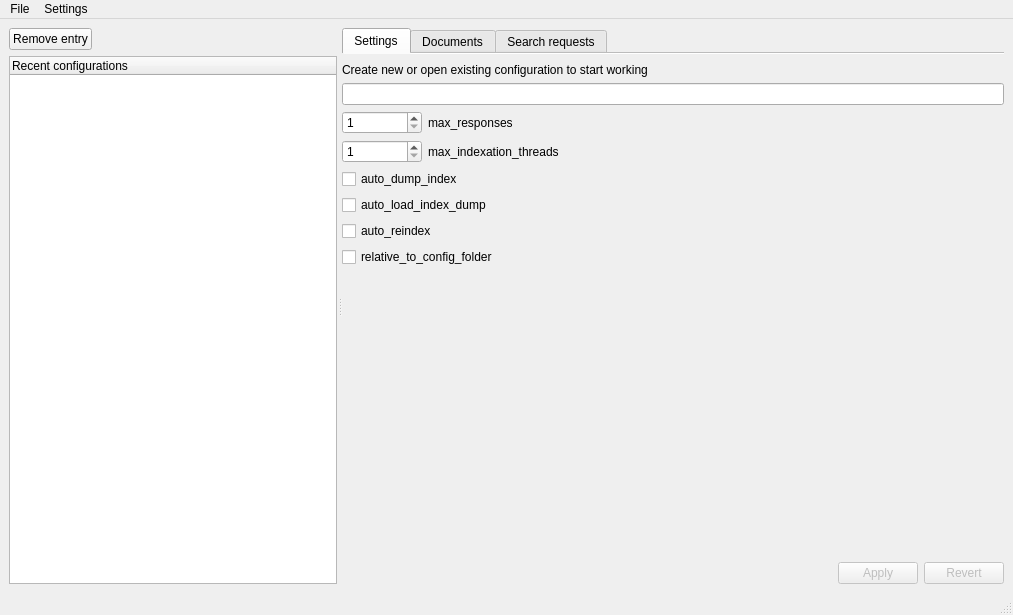
<?xml version="1.0" encoding="UTF-8"?>
<ui version="4.0">
 <class>MainWindow</class>
 <widget class="QMainWindow" name="MainWindow">
  <property name="geometry">
   <rect>
    <x>0</x>
    <y>0</y>
    <width>1013</width>
    <height>615</height>
   </rect>
  </property>
  <property name="windowTitle">
   <string>MainWindow</string>
  </property>
  <widget class="QWidget" name="centralwidget">
   <layout class="QGridLayout" name="gridLayout_4">
    <item row="0" column="0">
     <widget class="QSplitter" name="splitter">
      <property name="lineWidth">
       <number>1</number>
      </property>
      <property name="orientation">
       <enum>Qt::Horizontal</enum>
      </property>
      <property name="handleWidth">
       <number>5</number>
      </property>
      <property name="childrenCollapsible">
       <bool>false</bool>
      </property>
      <widget class="QFrame" name="frame_recentConfigs">
       <property name="sizePolicy">
        <sizepolicy hsizetype="Expanding" vsizetype="Expanding">
         <horstretch>0</horstretch>
         <verstretch>0</verstretch>
        </sizepolicy>
       </property>
       <property name="frameShape">
        <enum>QFrame::NoFrame</enum>
       </property>
       <property name="frameShadow">
        <enum>QFrame::Plain</enum>
       </property>
       <layout class="QGridLayout" name="gridLayout_3">
        <property name="leftMargin">
         <number>0</number>
        </property>
        <property name="topMargin">
         <number>0</number>
        </property>
        <property name="rightMargin">
         <number>0</number>
        </property>
        <property name="bottomMargin">
         <number>0</number>
        </property>
        <item row="0" column="0">
         <layout class="QVBoxLayout" name="verticalLayout_3">
          <item>
           <layout class="QHBoxLayout" name="horizontalLayout">
            <item>
             <widget class="QPushButton" name="pushButton_removeRecentConfigEntry">
              <property name="text">
               <string>Remove entry</string>
              </property>
             </widget>
            </item>
            <item>
             <spacer name="horizontalSpacer_5">
              <property name="orientation">
               <enum>Qt::Horizontal</enum>
              </property>
              <property name="sizeHint" stdset="0">
               <size>
                <width>40</width>
                <height>20</height>
               </size>
              </property>
             </spacer>
            </item>
           </layout>
          </item>
          <item>
           <widget class="QTableWidget" name="tableRecentConfigs">
            <property name="sizePolicy">
             <sizepolicy hsizetype="Minimum" vsizetype="Expanding">
              <horstretch>0</horstretch>
              <verstretch>0</verstretch>
             </sizepolicy>
            </property>
            <property name="editTriggers">
             <set>QAbstractItemView::NoEditTriggers</set>
            </property>
            <property name="rowCount">
             <number>0</number>
            </property>
            <property name="columnCount">
             <number>1</number>
            </property>
            <attribute name="horizontalHeaderStretchLastSection">
             <bool>true</bool>
            </attribute>
            <column>
             <property name="text">
              <string>Recent configurations</string>
             </property>
             <property name="textAlignment">
              <set>AlignLeading|AlignBottom</set>
             </property>
            </column>
           </widget>
          </item>
         </layout>
        </item>
       </layout>
      </widget>
      <widget class="QTabWidget" name="tabWidget">
       <property name="enabled">
        <bool>true</bool>
       </property>
       <property name="currentIndex">
        <number>0</number>
       </property>
       <property name="elideMode">
        <enum>Qt::ElideNone</enum>
       </property>
       <property name="documentMode">
        <bool>true</bool>
       </property>
       <widget class="QWidget" name="tabSettings">
        <property name="enabled">
         <bool>true</bool>
        </property>
        <property name="layoutDirection">
         <enum>Qt::LeftToRight</enum>
        </property>
        <attribute name="title">
         <string>Settings</string>
        </attribute>
        <layout class="QGridLayout" name="gridLayout_2">
         <property name="leftMargin">
          <number>0</number>
         </property>
         <property name="rightMargin">
          <number>0</number>
         </property>
         <property name="bottomMargin">
          <number>0</number>
         </property>
         <item row="0" column="0">
          <layout class="QVBoxLayout" name="verticalLayout">
           <property name="sizeConstraint">
            <enum>QLayout::SetDefaultConstraint</enum>
           </property>
           <item>
            <widget class="QLabel" name="labelConfigFilepath">
             <property name="text">
              <string>Create new or open existing configuration to start working</string>
             </property>
            </widget>
           </item>
           <item>
            <widget class="QLineEdit" name="lineEdit_ConfigName"/>
           </item>
           <item>
            <layout class="QHBoxLayout" name="horizontalLayout_2">
             <property name="spacing">
              <number>6</number>
             </property>
             <property name="sizeConstraint">
              <enum>QLayout::SetDefaultConstraint</enum>
             </property>
             <item>
              <widget class="QSpinBox" name="spinBox_max_responses">
               <property name="sizePolicy">
                <sizepolicy hsizetype="Minimum" vsizetype="Fixed">
                 <horstretch>0</horstretch>
                 <verstretch>0</verstretch>
                </sizepolicy>
               </property>
               <property name="minimumSize">
                <size>
                 <width>80</width>
                 <height>0</height>
                </size>
               </property>
               <property name="minimum">
                <number>1</number>
               </property>
               <property name="maximum">
                <number>50</number>
               </property>
              </widget>
             </item>
             <item>
              <widget class="QLabel" name="label">
               <property name="text">
                <string>max_responses</string>
               </property>
              </widget>
             </item>
             <item>
              <spacer name="horizontalSpacer_2">
               <property name="orientation">
                <enum>Qt::Horizontal</enum>
               </property>
               <property name="sizeHint" stdset="0">
                <size>
                 <width>40</width>
                 <height>20</height>
                </size>
               </property>
              </spacer>
             </item>
            </layout>
           </item>
           <item>
            <layout class="QHBoxLayout" name="horizontalLayout_3">
             <item>
              <widget class="QSpinBox" name="spinBox_max_indexation_threads">
               <property name="minimumSize">
                <size>
                 <width>80</width>
                 <height>0</height>
                </size>
               </property>
               <property name="minimum">
                <number>1</number>
               </property>
               <property name="maximum">
                <number>40</number>
               </property>
              </widget>
             </item>
             <item>
              <widget class="QLabel" name="label_2">
               <property name="text">
                <string>max_indexation_threads</string>
               </property>
              </widget>
             </item>
             <item>
              <spacer name="horizontalSpacer_3">
               <property name="orientation">
                <enum>Qt::Horizontal</enum>
               </property>
               <property name="sizeHint" stdset="0">
                <size>
                 <width>40</width>
                 <height>20</height>
                </size>
               </property>
              </spacer>
             </item>
            </layout>
           </item>
           <item>
            <widget class="QCheckBox" name="checkBox_auto_dump_index">
             <property name="text">
              <string>auto_dump_index</string>
             </property>
            </widget>
           </item>
           <item>
            <widget class="QCheckBox" name="checkBox_auto_load_index_dump">
             <property name="text">
              <string>auto_load_index_dump</string>
             </property>
            </widget>
           </item>
           <item>
            <widget class="QCheckBox" name="checkBox_auto_reindex">
             <property name="text">
              <string>auto_reindex</string>
             </property>
            </widget>
           </item>
           <item>
            <widget class="QCheckBox" name="checkBox_relative_to_config_folder">
             <property name="text">
              <string>relative_to_config_folder</string>
             </property>
            </widget>
           </item>
           <item>
            <spacer name="verticalSpacer">
             <property name="orientation">
              <enum>Qt::Vertical</enum>
             </property>
             <property name="sizeHint" stdset="0">
              <size>
               <width>20</width>
               <height>40</height>
              </size>
             </property>
            </spacer>
           </item>
           <item>
            <layout class="QHBoxLayout" name="horizontalLayout_4">
             <item>
              <spacer name="horizontalSpacer">
               <property name="orientation">
                <enum>Qt::Horizontal</enum>
               </property>
               <property name="sizeHint" stdset="0">
                <size>
                 <width>40</width>
                 <height>20</height>
                </size>
               </property>
              </spacer>
             </item>
             <item>
              <widget class="QPushButton" name="pushButton_applyConfigChanges">
               <property name="enabled">
                <bool>false</bool>
               </property>
               <property name="text">
                <string>Apply</string>
               </property>
               <property name="checkable">
                <bool>false</bool>
               </property>
              </widget>
             </item>
             <item>
              <widget class="QPushButton" name="pushButton_revertConfigChanges">
               <property name="enabled">
                <bool>false</bool>
               </property>
               <property name="text">
                <string>Revert</string>
               </property>
              </widget>
             </item>
            </layout>
           </item>
          </layout>
         </item>
        </layout>
       </widget>
       <widget class="QWidget" name="tabDocuments">
        <attribute name="title">
         <string>Documents</string>
        </attribute>
        <layout class="QHBoxLayout" name="horizontalLayout_8">
         <property name="leftMargin">
          <number>0</number>
         </property>
         <property name="rightMargin">
          <number>0</number>
         </property>
         <property name="bottomMargin">
          <number>0</number>
         </property>
         <item>
          <layout class="QVBoxLayout" name="verticalLayout_2">
           <item>
            <layout class="QHBoxLayout" name="horizontalLayout_5">
             <item>
              <widget class="QToolButton" name="toolButton_documentActions">
               <property name="enabled">
                <bool>false</bool>
               </property>
               <property name="sizePolicy">
                <sizepolicy hsizetype="Minimum" vsizetype="Minimum">
                 <horstretch>0</horstretch>
                 <verstretch>0</verstretch>
                </sizepolicy>
               </property>
               <property name="minimumSize">
                <size>
                 <width>150</width>
                 <height>0</height>
                </size>
               </property>
               <property name="text">
                <string>Document actions...</string>
               </property>
               <property name="checkable">
                <bool>false</bool>
               </property>
               <property name="popupMode">
                <enum>QToolButton::InstantPopup</enum>
               </property>
               <property name="autoRaise">
                <bool>false</bool>
               </property>
              </widget>
             </item>
             <item>
              <spacer name="horizontalSpacer_4">
               <property name="orientation">
                <enum>Qt::Horizontal</enum>
               </property>
               <property name="sizeHint" stdset="0">
                <size>
                 <width>40</width>
                 <height>20</height>
                </size>
               </property>
              </spacer>
             </item>
             <item>
              <widget class="QLabel" name="label_IndexationTooltip">
               <property name="text">
                <string>|</string>
               </property>
              </widget>
             </item>
             <item>
              <widget class="QPushButton" name="pushButton_DumpIndex">
               <property name="enabled">
                <bool>false</bool>
               </property>
               <property name="text">
                <string>Dump index</string>
               </property>
              </widget>
             </item>
             <item>
              <widget class="QPushButton" name="pushButton_LoadIndex">
               <property name="enabled">
                <bool>false</bool>
               </property>
               <property name="text">
                <string>Load index</string>
               </property>
              </widget>
             </item>
            </layout>
           </item>
           <item>
            <widget class="QTableWidget" name="tableDocuments">
             <property name="editTriggers">
              <set>QAbstractItemView::NoEditTriggers</set>
             </property>
             <property name="selectionBehavior">
              <enum>QAbstractItemView::SelectRows</enum>
             </property>
             <attribute name="horizontalHeaderDefaultSectionSize">
              <number>120</number>
             </attribute>
             <attribute name="horizontalHeaderStretchLastSection">
              <bool>true</bool>
             </attribute>
             <column>
              <property name="text">
               <string>Filename</string>
              </property>
             </column>
             <column>
              <property name="text">
               <string comment="Indexed" extracomment="Document have been indexed">Ind.</string>
              </property>
              <property name="toolTip">
               <string comment="Indexed" extracomment="Document have been indexed">&lt;html&gt;&lt;head/&gt;&lt;body&gt;&lt;p&gt;Document have been indexed&lt;/p&gt;&lt;/body&gt;&lt;/html&gt;</string>
              </property>
              <property name="whatsThis">
               <string comment="Indexed" extracomment="Document have been indexed">&lt;html&gt;&lt;head/&gt;&lt;body&gt;&lt;p&gt;Document have been indexed&lt;/p&gt;&lt;/body&gt;&lt;/html&gt;</string>
              </property>
             </column>
             <column>
              <property name="text">
               <string comment="Indexation ongoing" extracomment="Indexation of this document is in progress">Ind. on.</string>
              </property>
              <property name="toolTip">
               <string comment="Indexation ongoing" extracomment="Indexation of this document is in progress">&lt;html&gt;&lt;head/&gt;&lt;body&gt;&lt;p&gt;Indexation of this document is in progress&lt;/p&gt;&lt;/body&gt;&lt;/html&gt;</string>
              </property>
              <property name="whatsThis">
               <string comment="Indexation ongoing" extracomment="Indexation of this document is in progress">&lt;html&gt;&lt;head/&gt;&lt;body&gt;&lt;p&gt;Indexation of this document is in progress&lt;/p&gt;&lt;/body&gt;&lt;/html&gt;</string>
              </property>
             </column>
             <column>
              <property name="text">
               <string>Index date</string>
              </property>
             </column>
             <column>
              <property name="text">
               <string>Error description</string>
              </property>
             </column>
            </widget>
           </item>
          </layout>
         </item>
        </layout>
       </widget>
       <widget class="QWidget" name="tabRequests">
        <attribute name="title">
         <string>Search requests</string>
        </attribute>
        <layout class="QGridLayout" name="gridLayout">
         <property name="leftMargin">
          <number>0</number>
         </property>
         <property name="rightMargin">
          <number>0</number>
         </property>
         <property name="bottomMargin">
          <number>0</number>
         </property>
         <item row="0" column="0">
          <layout class="QVBoxLayout" name="verticalLayout_5">
           <item>
            <layout class="QHBoxLayout" name="horizontalLayout_7" stretch="0,0">
             <property name="sizeConstraint">
              <enum>QLayout::SetDefaultConstraint</enum>
             </property>
             <item>
              <widget class="QLineEdit" name="lineEdit_request">
               <property name="placeholderText">
                <string>Enter request</string>
               </property>
              </widget>
             </item>
             <item>
              <widget class="QPushButton" name="pushButton_processRequests">
               <property name="enabled">
                <bool>false</bool>
               </property>
               <property name="text">
                <string>Process</string>
               </property>
              </widget>
             </item>
            </layout>
           </item>
           <item>
            <widget class="QSplitter" name="splitter_3">
             <property name="sizePolicy">
              <sizepolicy hsizetype="Expanding" vsizetype="Expanding">
               <horstretch>0</horstretch>
               <verstretch>0</verstretch>
              </sizepolicy>
             </property>
             <property name="orientation">
              <enum>Qt::Horizontal</enum>
             </property>
             <property name="childrenCollapsible">
              <bool>false</bool>
             </property>
             <widget class="QTableWidget" name="tableRequestsStory">
              <property name="enabled">
               <bool>true</bool>
              </property>
              <property name="sizePolicy">
               <sizepolicy hsizetype="Expanding" vsizetype="Expanding">
                <horstretch>0</horstretch>
                <verstretch>0</verstretch>
               </sizepolicy>
              </property>
              <property name="minimumSize">
               <size>
                <width>100</width>
                <height>0</height>
               </size>
              </property>
              <property name="baseSize">
               <size>
                <width>100</width>
                <height>0</height>
               </size>
              </property>
              <property name="editTriggers">
               <set>QAbstractItemView::NoEditTriggers</set>
              </property>
              <attribute name="horizontalHeaderStretchLastSection">
               <bool>true</bool>
              </attribute>
              <column>
               <property name="text">
                <string>Recent requests</string>
               </property>
               <property name="textAlignment">
                <set>AlignLeading|AlignBottom</set>
               </property>
              </column>
             </widget>
             <widget class="QWidget" name="verticalLayoutWidget_2">
              <layout class="QVBoxLayout" name="verticalLayout_4">
               <item>
                <layout class="QHBoxLayout" name="horizontalLayout_6">
                 <item>
                  <widget class="QLabel" name="label_requestDate">
                   <property name="text">
                    <string>Request processed at </string>
                   </property>
                  </widget>
                 </item>
                </layout>
               </item>
               <item>
                <widget class="QTableWidget" name="tableAnswers">
                 <property name="sizePolicy">
                  <sizepolicy hsizetype="Expanding" vsizetype="Expanding">
                   <horstretch>1</horstretch>
                   <verstretch>0</verstretch>
                  </sizepolicy>
                 </property>
                 <property name="editTriggers">
                  <set>QAbstractItemView::NoEditTriggers</set>
                 </property>
                 <attribute name="horizontalHeaderDefaultSectionSize">
                  <number>100</number>
                 </attribute>
                 <attribute name="horizontalHeaderStretchLastSection">
                  <bool>true</bool>
                 </attribute>
                 <column>
                  <property name="text">
                   <string>Document</string>
                  </property>
                 </column>
                 <column>
                  <property name="text">
                   <string>Relative index</string>
                  </property>
                 </column>
                </widget>
               </item>
              </layout>
             </widget>
            </widget>
           </item>
          </layout>
         </item>
        </layout>
       </widget>
      </widget>
     </widget>
    </item>
   </layout>
  </widget>
  <widget class="QMenuBar" name="menubar">
   <property name="geometry">
    <rect>
     <x>0</x>
     <y>0</y>
     <width>1013</width>
     <height>21</height>
    </rect>
   </property>
   <widget class="QMenu" name="menuSettins">
    <property name="title">
     <string>Settings</string>
    </property>
    <addaction name="actionShow_recent_configurations"/>
    <addaction name="actionShow_recent_requests"/>
    <addaction name="actionDisplay_full_filenames"/>
   </widget>
   <widget class="QMenu" name="menuFile">
    <property name="title">
     <string>File</string>
    </property>
    <addaction name="actionNew_configuration"/>
    <addaction name="actionOpen_configuration"/>
    <addaction name="actionSave_as"/>
    <addaction name="separator"/>
    <addaction name="actionExit"/>
   </widget>
   <addaction name="menuFile"/>
   <addaction name="menuSettins"/>
  </widget>
  <widget class="QStatusBar" name="statusbar"/>
  <action name="actionShow_recent_configurations">
   <property name="checkable">
    <bool>true</bool>
   </property>
   <property name="checked">
    <bool>true</bool>
   </property>
   <property name="text">
    <string>Show recent configurations</string>
   </property>
  </action>
  <action name="actionShow_recent_requests">
   <property name="checkable">
    <bool>true</bool>
   </property>
   <property name="checked">
    <bool>true</bool>
   </property>
   <property name="text">
    <string>Show recent requests</string>
   </property>
  </action>
  <action name="actionOpen_configuration">
   <property name="text">
    <string>Open configuration</string>
   </property>
  </action>
  <action name="actionSave_as">
   <property name="enabled">
    <bool>false</bool>
   </property>
   <property name="text">
    <string>Save configuration as...</string>
   </property>
  </action>
  <action name="actionShow_console_messages">
   <property name="checkable">
    <bool>true</bool>
   </property>
   <property name="checked">
    <bool>true</bool>
   </property>
   <property name="text">
    <string>Show console messages</string>
   </property>
  </action>
  <action name="actionShow_tooltips">
   <property name="checkable">
    <bool>true</bool>
   </property>
   <property name="checked">
    <bool>true</bool>
   </property>
   <property name="text">
    <string>Show tooltips</string>
   </property>
  </action>
  <action name="actionNew_configuration">
   <property name="text">
    <string>New configuration</string>
   </property>
  </action>
  <action name="actionExit">
   <property name="text">
    <string>Exit</string>
   </property>
  </action>
  <action name="actionDisplay_full_filenames">
   <property name="checkable">
    <bool>true</bool>
   </property>
   <property name="checked">
    <bool>true</bool>
   </property>
   <property name="text">
    <string>Display full filenames</string>
   </property>
  </action>
 </widget>
 <resources/>
 <connections>
  <connection>
   <sender>actionShow_recent_configurations</sender>
   <signal>toggled(bool)</signal>
   <receiver>frame_recentConfigs</receiver>
   <slot>setVisible(bool)</slot>
   <hints>
    <hint type="sourcelabel">
     <x>-1</x>
     <y>-1</y>
    </hint>
    <hint type="destinationlabel">
     <x>177</x>
     <y>307</y>
    </hint>
   </hints>
  </connection>
  <connection>
   <sender>actionShow_recent_requests</sender>
   <signal>toggled(bool)</signal>
   <receiver>tableRequestsStory</receiver>
   <slot>setVisible(bool)</slot>
   <hints>
    <hint type="sourcelabel">
     <x>-1</x>
     <y>-1</y>
    </hint>
    <hint type="destinationlabel">
     <x>503</x>
     <y>241</y>
    </hint>
   </hints>
  </connection>
  <connection>
   <sender>lineEdit_ConfigName</sender>
   <signal>editingFinished()</signal>
   <receiver>MainWindow</receiver>
   <slot>enableConfigChangesControls()</slot>
   <hints>
    <hint type="sourcelabel">
     <x>668</x>
     <y>90</y>
    </hint>
    <hint type="destinationlabel">
     <x>506</x>
     <y>344</y>
    </hint>
   </hints>
  </connection>
  <connection>
   <sender>spinBox_max_responses</sender>
   <signal>editingFinished()</signal>
   <receiver>MainWindow</receiver>
   <slot>enableConfigChangesControls()</slot>
   <hints>
    <hint type="sourcelabel">
     <x>386</x>
     <y>117</y>
    </hint>
    <hint type="destinationlabel">
     <x>506</x>
     <y>344</y>
    </hint>
   </hints>
  </connection>
  <connection>
   <sender>spinBox_max_indexation_threads</sender>
   <signal>editingFinished()</signal>
   <receiver>MainWindow</receiver>
   <slot>enableConfigChangesControls()</slot>
   <hints>
    <hint type="sourcelabel">
     <x>386</x>
     <y>145</y>
    </hint>
    <hint type="destinationlabel">
     <x>506</x>
     <y>344</y>
    </hint>
   </hints>
  </connection>
  <connection>
   <sender>checkBox_auto_dump_index</sender>
   <signal>clicked()</signal>
   <receiver>MainWindow</receiver>
   <slot>enableConfigChangesControls()</slot>
   <hints>
    <hint type="sourcelabel">
     <x>668</x>
     <y>171</y>
    </hint>
    <hint type="destinationlabel">
     <x>506</x>
     <y>344</y>
    </hint>
   </hints>
  </connection>
  <connection>
   <sender>checkBox_auto_load_index_dump</sender>
   <signal>clicked()</signal>
   <receiver>MainWindow</receiver>
   <slot>enableConfigChangesControls()</slot>
   <hints>
    <hint type="sourcelabel">
     <x>668</x>
     <y>194</y>
    </hint>
    <hint type="destinationlabel">
     <x>506</x>
     <y>344</y>
    </hint>
   </hints>
  </connection>
  <connection>
   <sender>checkBox_auto_reindex</sender>
   <signal>clicked()</signal>
   <receiver>MainWindow</receiver>
   <slot>enableConfigChangesControls()</slot>
   <hints>
    <hint type="sourcelabel">
     <x>668</x>
     <y>217</y>
    </hint>
    <hint type="destinationlabel">
     <x>506</x>
     <y>344</y>
    </hint>
   </hints>
  </connection>
  <connection>
   <sender>checkBox_relative_to_config_folder</sender>
   <signal>clicked()</signal>
   <receiver>MainWindow</receiver>
   <slot>enableConfigChangesControls()</slot>
   <hints>
    <hint type="sourcelabel">
     <x>668</x>
     <y>240</y>
    </hint>
    <hint type="destinationlabel">
     <x>506</x>
     <y>344</y>
    </hint>
   </hints>
  </connection>
  <connection>
   <sender>pushButton_applyConfigChanges</sender>
   <signal>clicked()</signal>
   <receiver>MainWindow</receiver>
   <slot>applyConfigChanges()</slot>
   <hints>
    <hint type="sourcelabel">
     <x>957</x>
     <y>370</y>
    </hint>
    <hint type="destinationlabel">
     <x>506</x>
     <y>344</y>
    </hint>
   </hints>
  </connection>
  <connection>
   <sender>pushButton_revertConfigChanges</sender>
   <signal>clicked()</signal>
   <receiver>MainWindow</receiver>
   <slot>revertConfigChanges()</slot>
   <hints>
    <hint type="sourcelabel">
     <x>1038</x>
     <y>370</y>
    </hint>
    <hint type="destinationlabel">
     <x>506</x>
     <y>344</y>
    </hint>
   </hints>
  </connection>
  <connection>
   <sender>pushButton_removeRecentConfigEntry</sender>
   <signal>clicked()</signal>
   <receiver>MainWindow</receiver>
   <slot>removeRecentConfigEntry()</slot>
   <hints>
    <hint type="sourcelabel">
     <x>49</x>
     <y>54</y>
    </hint>
    <hint type="destinationlabel">
     <x>514</x>
     <y>356</y>
    </hint>
   </hints>
  </connection>
  <connection>
   <sender>actionNew_configuration</sender>
   <signal>triggered()</signal>
   <receiver>MainWindow</receiver>
   <slot>newConfig()</slot>
   <hints>
    <hint type="sourcelabel">
     <x>-1</x>
     <y>-1</y>
    </hint>
    <hint type="destinationlabel">
     <x>531</x>
     <y>319</y>
    </hint>
   </hints>
  </connection>
  <connection>
   <sender>actionExit</sender>
   <signal>triggered()</signal>
   <receiver>MainWindow</receiver>
   <slot>close()</slot>
   <hints>
    <hint type="sourcelabel">
     <x>-1</x>
     <y>-1</y>
    </hint>
    <hint type="destinationlabel">
     <x>531</x>
     <y>319</y>
    </hint>
   </hints>
  </connection>
  <connection>
   <sender>actionOpen_configuration</sender>
   <signal>triggered()</signal>
   <receiver>MainWindow</receiver>
   <slot>selectAndOpenConfig()</slot>
   <hints>
    <hint type="sourcelabel">
     <x>-1</x>
     <y>-1</y>
    </hint>
    <hint type="destinationlabel">
     <x>531</x>
     <y>319</y>
    </hint>
   </hints>
  </connection>
  <connection>
   <sender>actionSave_as</sender>
   <signal>triggered()</signal>
   <receiver>MainWindow</receiver>
   <slot>saveConfigAs()</slot>
   <hints>
    <hint type="sourcelabel">
     <x>-1</x>
     <y>-1</y>
    </hint>
    <hint type="destinationlabel">
     <x>531</x>
     <y>319</y>
    </hint>
   </hints>
  </connection>
  <connection>
   <sender>pushButton_processRequests</sender>
   <signal>clicked()</signal>
   <receiver>MainWindow</receiver>
   <slot>processRequest()</slot>
   <hints>
    <hint type="sourcelabel">
     <x>1006</x>
     <y>78</y>
    </hint>
    <hint type="destinationlabel">
     <x>531</x>
     <y>319</y>
    </hint>
   </hints>
  </connection>
  <connection>
   <sender>lineEdit_request</sender>
   <signal>returnPressed()</signal>
   <receiver>MainWindow</receiver>
   <slot>processRequest()</slot>
   <hints>
    <hint type="sourcelabel">
     <x>636</x>
     <y>72</y>
    </hint>
    <hint type="destinationlabel">
     <x>506</x>
     <y>307</y>
    </hint>
   </hints>
  </connection>
 </connections>
 <slots>
  <slot>enableConfigChangesControls()</slot>
  <slot>applyConfigChanges()</slot>
  <slot>revertConfigChanges()</slot>
  <slot>removeRecentConfigEntry()</slot>
  <slot>newConfig()</slot>
  <slot>openDocument()</slot>
  <slot>addDocuments()</slot>
  <slot>selectAndOpenConfig()</slot>
  <slot>saveConfigAs()</slot>
  <slot>processRequest()</slot>
 </slots>
</ui>
